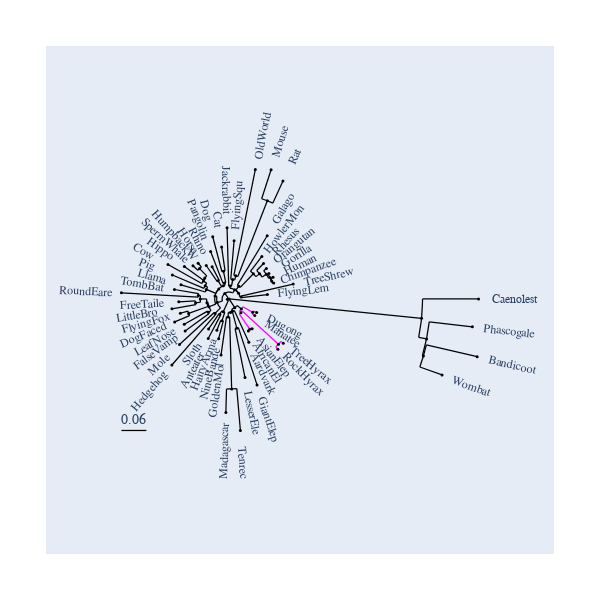

Notebook source saved alongside this figure:
### Markdown cell above
## Colouring a set of edges

### Code cell
fig.style_edges("AfricanEl", tip2="Manatee", legendgroup="Afrotheria",
                line=dict(color="magenta"))
fig.show()

### Figure 1 — Plotly figure (JSON) as saved in the notebook; plotly's stock layout.template omitted (floating-point values rounded to 4 significant figures; data arrays with more than 128 entries replaced by an {"elided": "..."} marker saying what was removed)
{"data": [{"line": {"color": "black", "shape": "spline", "smoothing": 1.3, "width": 1.25}, "mode": "lines", "showlegend": false, "type": "scatter", "x": {"elided": "792 float values"}, "y": {"elided": "792 float values"}}, {"legendgroup": "Afrotheria", "line": {"color": "magenta", "width": 1.25}, "mode": "lines", "name": "Afrotheria", "type": "scatter", "x": [0.02355, 0.02583, 0.02784, null, 0.02355, 0.02684, null, 0.02313, 0.02599, 0.02684, null, 0.02313, 0.04671, null, 0.04274, 0.04671, null, 0.04274, 0.04363, null, 0.04671, 0.05054, null, 0.05054, 0.05212, null, 0.02684, 0.02943, 0.03019, null, 0.03019, 0.1116, null, 0.1056, 0.1116, null, 0.1056, 0.1103, null, 0.1116, 0.1173, null, 0.1173, 0.1225, null, 0.02784, 0.02971, 0.03131, null, 0.03131, 0.05362, null, 0.0518, 0.05362, null, 0.0518, 0.05807, null, 0.05362, 0.05526, null, 0.05526, 0.06246, null], "y": [-0.02718, -0.02502, -0.02276, null, -0.02718, -0.03097, null, -0.03383, -0.03168, -0.03097, null, -0.03383, -0.06832, null, -0.07087, -0.06832, null, -0.07087, -0.07236, null, -0.06832, -0.06554, null, -0.06554, -0.06759, null, -0.03097, -0.02851, -0.02771, null, -0.02771, -0.1024, null, -0.1086, -0.1024, null, -0.1086, -0.1135, null, -0.1024, -0.09589, null, -0.09589, -0.1002, null, -0.02276, -0.02025, -0.01768, null, -0.01768, -0.03028, null, -0.03329, -0.03028, null, -0.03329, -0.03732, null, -0.03028, -0.02717, null, -0.02717, -0.03071, null]}, {"hoverinfo": "text", "marker": {"color": "black", "size": 3, "symbol": "circle"}, "mode": "markers", "showlegend": false, "text": ["root", "edge.37", "edge.33", "edge.32", "edge.27", "edge.20", "FlyingLem", "TreeShrew", "edge.26", "edge.25", "edge.24", "edge.23", "edge.22", "edge.21", "Chimpanzee", "Human", "Gorilla", "Orangutan", "Rhesus", "HowlerMon", "Galago", "edge.31", "edge.30", "edge.29", "edge.28", "Rat", "Mouse", "OldWorld", "FlyingSqu", "Jackrabbit", "edge.19", "edge.17", "edge.16", "edge.10", "edge.9", "edge.8", "Cat", "Dog", "Pangolin", "edge.7", "Rhino", "Horse", "edge.15", "edge.14", "edge.13", "edge.12", "edge.11", "HumpbackW", "SpermWhale", "Hippo", "Cow", "Pig", "Llama", "edge.6", "edge.4", "edge.3", "edge.2", "TombBat", "RoundEare", "edge.1", "FreeTaile", "LittleBro", "edge.0", "FlyingFox", "DogFaced", "edge.5", "LeafNose", "FalseVamp", "edge.18", "Mole", "Hedgehog", "edge.36", "edge.35", "Sloth", "Anteater", "edge.34", "HairyArma", "NineBande", "edge.48", "edge.47", "edge.46", "edge.44", "GoldenMol", "edge.43", "Madagascar", "Tenrec", "edge.45", "LesserEle", "GiantElep", "Aardvark", "edge.42", "edge.41", "edge.39", "AfricanEl", "AsianElep", "edge.40", "RockHyrax", "TreeHyrax", "edge.38", "Manatee", "Dugong", "edge.51", "edge.50", "edge.49", "Wombat", "Bandicoot", "Phascogale", "Caenolest"], "type": "scatter", "x": [0.0, -0.003923, -0.009618, 0.01275, 0.02144, 0.02718, 0.08661, 0.145, 0.02219, 0.05491, 0.06899, 0.08426, 0.09232, 0.09615, 0.101, 0.09941, 0.0899, 0.08427, 0.07784, 0.0741, 0.08618, 0.002303, 0.00824, 0.01534, 0.08646, 0.1218, 0.09496, 0.05931, 0.01132, -0.004596, -0.02678, -0.03182, -0.02317, -0.01307, -0.01065, -0.01275, -0.01686, -0.03698, -0.04174, -0.02474, -0.03832, -0.05171, -0.05146, -0.05407, -0.05792, -0.05489, -0.06673, -0.07, -0.08165, -0.1011, -0.1381, -0.1283, -0.1087, -0.04534, -0.05009, -0.06527, -0.06962, -0.1236, -0.2434, -0.07585, -0.1138, -0.1292, -0.09146, -0.1102, -0.123, -0.04695, -0.1013, -0.09944, -0.03173, -0.1121, -0.1294, -0.01315, -0.02098, -0.04638, -0.04717, -0.01607, -0.02761, -0.02366, 0.01276, 0.007457, 0.003059, -0.002348, -0.0182, 0.005811, -0.007334, 0.02554, 0.01735, 0.036, 0.06317, 0.04462, 0.02784, 0.02684, 0.04671, 0.04363, 0.05212, 0.1116, 0.1103, 0.1225, 0.05362, 0.05807, 0.06246, 0.4352, 0.4465, 0.4394, 0.4816, 0.561, 0.5502, 0.5641], "y": [0.0, -0.0004528, 0.01244, 0.02066, 0.01296, 0.004704, 0.009937, 0.03371, 0.02888, 0.0569, 0.05724, 0.05586, 0.04871, 0.04063, 0.03603, 0.04887, 0.05777, 0.0689, 0.08009, 0.09609, 0.1429, 0.02926, 0.04387, 0.05223, 0.2221, 0.2667, 0.2923, 0.2927, 0.1318, 0.1609, -0.008241, 0.006536, 0.02276, 0.02974, 0.03628, 0.06293, 0.1173, 0.1407, 0.1072, 0.04102, 0.07263, 0.07562, 0.02153, 0.03003, 0.04083, 0.04757, 0.06866, 0.08079, 0.07494, 0.07348, 0.07801, 0.0542, 0.03192, -0.01765, -0.008668, 7.993e-18, 0.007989, 0.02138, 0.01392, -0.008703, -0.006507, -0.02236, -0.03263, -0.03236, -0.05196, -0.03017, -0.05723, -0.07225, -0.03265, -0.1029, -0.1493, -0.02879, -0.03479, -0.06783, -0.08939, -0.04945, -0.07092, -0.09, -0.01971, -0.02757, -0.0305, -0.04105, -0.1266, -0.2034, -0.2567, -0.2974, -0.06602, -0.1777, -0.1944, -0.09769, -0.02276, -0.03097, -0.06832, -0.07236, -0.06759, -0.1024, -0.1135, -0.1002, -0.03028, -0.03732, -0.03071, -0.04365, -0.09047, -0.129, -0.1718, -0.1305, -0.06313, -1.382e-16]}], "layout": {"annotations": [{"font": {"family": "Inconsolata, monospace", "size": 12}, "showarrow": false, "text": "FlyingLem ", "textangle": -6.545, "x": 0.1707, "xanchor": "center", "xref": "x", "y": 0.01958, "yanchor": "middle", "yref": "y"}, {"font": {"family": "Inconsolata, monospace", "size": 12}, "showarrow": false, "text": "TreeShrew ", "textangle": -13.09, "x": 0.2274, "xanchor": "center", "xref": "x", "y": 0.05288, "yanchor": "middle", "yref": "y"}, {"font": {"family": "Inconsolata, monospace", "size": 12}, "showarrow": false, "text": "Chimpanzee", "textangle": -19.64, "x": 0.1807, "xanchor": "center", "xref": "x", "y": 0.06447, "yanchor": "middle", "yref": "y"}, {"font": {"family": "Inconsolata, monospace", "size": 12}, "showarrow": false, "text": "Human     ", "textangle": -26.18, "x": 0.1753, "xanchor": "center", "xref": "x", "y": 0.08621, "yanchor": "middle", "yref": "y"}, {"font": {"family": "Inconsolata, monospace", "size": 12}, "showarrow": false, "text": "Gorilla   ", "textangle": -32.73, "x": 0.1611, "xanchor": "center", "xref": "x", "y": 0.1035, "yanchor": "middle", "yref": "y"}, {"font": {"family": "Inconsolata, monospace", "size": 12}, "showarrow": false, "text": "Orangutan ", "textangle": -39.27, "x": 0.1498, "xanchor": "center", "xref": "x", "y": 0.1225, "yanchor": "middle", "yref": "y"}, {"font": {"family": "Inconsolata, monospace", "size": 12}, "showarrow": false, "text": "Rhesus    ", "textangle": -45.82, "x": 0.1368, "xanchor": "center", "xref": "x", "y": 0.1408, "yanchor": "middle", "yref": "y"}, {"font": {"family": "Inconsolata, monospace", "size": 12}, "showarrow": false, "text": "HowlerMon ", "textangle": -52.36, "x": 0.1258, "xanchor": "center", "xref": "x", "y": 0.1631, "yanchor": "middle", "yref": "y"}, {"font": {"family": "Inconsolata, monospace", "size": 12}, "showarrow": false, "text": "Galago    ", "textangle": -58.91, "x": 0.1299, "xanchor": "center", "xref": "x", "y": 0.2154, "yanchor": "middle", "yref": "y"}, {"font": {"family": "Inconsolata, monospace", "size": 12}, "showarrow": false, "text": "Rat       ", "textangle": -65.45, "x": 0.157, "xanchor": "center", "xref": "x", "y": 0.3437, "yanchor": "middle", "yref": "y"}, {"font": {"family": "Inconsolata, monospace", "size": 12}, "showarrow": false, "text": "Mouse     ", "textangle": -72.0, "x": 0.1211, "xanchor": "center", "xref": "x", "y": 0.3727, "yanchor": "middle", "yref": "y"}, {"font": {"family": "Inconsolata, monospace", "size": 12}, "showarrow": false, "text": "OldWorld  ", "textangle": -78.55, "x": 0.07611, "xanchor": "center", "xref": "x", "y": 0.3756, "yanchor": "middle", "yref": "y"}, {"font": {"family": "Inconsolata, monospace", "size": 12}, "showarrow": false, "text": "FlyingSqu ", "textangle": -85.09, "x": 0.01856, "xanchor": "center", "xref": "x", "y": 0.2161, "yanchor": "middle", "yref": "y"}, {"font": {"family": "Inconsolata, monospace", "size": 12}, "showarrow": false, "text": "Jackrabbit", "textangle": 88.36, "x": -0.007012, "xanchor": "center", "xref": "x", "y": 0.2455, "yanchor": "middle", "yref": "y"}, {"font": {"family": "Inconsolata, monospace", "size": 12}, "showarrow": false, "text": "       Cat", "textangle": 81.82, "x": -0.0289, "xanchor": "center", "xref": "x", "y": 0.201, "yanchor": "middle", "yref": "y"}, {"font": {"family": "Inconsolata, monospace", "size": 12}, "showarrow": false, "text": "       Dog", "textangle": 75.27, "x": -0.05849, "xanchor": "center", "xref": "x", "y": 0.2225, "yanchor": "middle", "yref": "y"}, {"font": {"family": "Inconsolata, monospace", "size": 12}, "showarrow": false, "text": "  Pangolin", "textangle": 68.73, "x": -0.07244, "xanchor": "center", "xref": "x", "y": 0.1861, "yanchor": "middle", "yref": "y"}, {"font": {"family": "Inconsolata, monospace", "size": 12}, "showarrow": false, "text": "     Rhino", "textangle": 62.18, "x": -0.07781, "xanchor": "center", "xref": "x", "y": 0.1475, "yanchor": "middle", "yref": "y"}, {"font": {"family": "Inconsolata, monospace", "size": 12}, "showarrow": false, "text": "     Horse", "textangle": 55.64, "x": -0.09947, "xanchor": "center", "xref": "x", "y": 0.1455, "yanchor": "middle", "yref": "y"}, {"font": {"family": "Inconsolata, monospace", "size": 12}, "showarrow": false, "text": " HumpbackW", "textangle": 49.09, "x": -0.1254, "xanchor": "center", "xref": "x", "y": 0.1447, "yanchor": "middle", "yref": "y"}, {"font": {"family": "Inconsolata, monospace", "size": 12}, "showarrow": false, "text": "SpermWhale", "textangle": 42.55, "x": -0.144, "xanchor": "center", "xref": "x", "y": 0.1322, "yanchor": "middle", "yref": "y"}, {"font": {"family": "Inconsolata, monospace", "size": 12}, "showarrow": false, "text": "     Hippo", "textangle": 36.0, "x": -0.1696, "xanchor": "center", "xref": "x", "y": 0.1232, "yanchor": "middle", "yref": "y"}, {"font": {"family": "Inconsolata, monospace", "size": 12}, "showarrow": false, "text": "       Cow", "textangle": 29.45, "x": -0.2118, "xanchor": "center", "xref": "x", "y": 0.1196, "yanchor": "middle", "yref": "y"}, {"font": {"family": "Inconsolata, monospace", "size": 12}, "showarrow": false, "text": "       Pig", "textangle": 22.91, "x": -0.2062, "xanchor": "center", "xref": "x", "y": 0.08714, "yanchor": "middle", "yref": "y"}, {"font": {"family": "Inconsolata, monospace", "size": 12}, "showarrow": false, "text": "     Llama", "textangle": 16.36, "x": -0.1899, "xanchor": "center", "xref": "x", "y": 0.05576, "yanchor": "middle", "yref": "y"}, {"font": {"family": "Inconsolata, monospace", "size": 12}, "showarrow": false, "text": "   TombBat", "textangle": 9.818, "x": -0.2069, "xanchor": "center", "xref": "x", "y": 0.03581, "yanchor": "middle", "yref": "y"}, {"font": {"family": "Inconsolata, monospace", "size": 12}, "showarrow": false, "text": " RoundEare", "textangle": 3.273, "x": -0.3279, "xanchor": "center", "xref": "x", "y": 0.01875, "yanchor": "middle", "yref": "y"}, {"font": {"family": "Inconsolata, monospace", "size": 12}, "showarrow": false, "text": " FreeTaile", "textangle": -3.273, "x": -0.1983, "xanchor": "center", "xref": "x", "y": -0.01134, "yanchor": "middle", "yref": "y"}, {"font": {"family": "Inconsolata, monospace", "size": 12}, "showarrow": false, "text": " LittleBro", "textangle": -9.818, "x": -0.2126, "xanchor": "center", "xref": "x", "y": -0.03679, "yanchor": "middle", "yref": "y"}, {"font": {"family": "Inconsolata, monospace", "size": 12}, "showarrow": false, "text": " FlyingFox", "textangle": -16.36, "x": -0.1914, "xanchor": "center", "xref": "x", "y": -0.0562, "yanchor": "middle", "yref": "y"}, {"font": {"family": "Inconsolata, monospace", "size": 12}, "showarrow": false, "text": "  DogFaced", "textangle": -22.91, "x": -0.2009, "xanchor": "center", "xref": "x", "y": -0.0849, "yanchor": "middle", "yref": "y"}, {"font": {"family": "Inconsolata, monospace", "size": 12}, "showarrow": false, "text": "  LeafNose", "textangle": -29.45, "x": -0.175, "xanchor": "center", "xref": "x", "y": -0.09883, "yanchor": "middle", "yref": "y"}, {"font": {"family": "Inconsolata, monospace", "size": 12}, "showarrow": false, "text": " FalseVamp", "textangle": -36.0, "x": -0.1679, "xanchor": "center", "xref": "x", "y": -0.122, "yanchor": "middle", "yref": "y"}, {"font": {"family": "Inconsolata, monospace", "size": 12}, "showarrow": false, "text": "      Mole", "textangle": -42.55, "x": -0.1745, "xanchor": "center", "xref": "x", "y": -0.1601, "yanchor": "middle", "yref": "y"}, {"font": {"family": "Inconsolata, monospace", "size": 12}, "showarrow": false, "text": "  Hedgehog", "textangle": -49.09, "x": -0.1848, "xanchor": "center", "xref": "x", "y": -0.2133, "yanchor": "middle", "yref": "y"}, {"font": {"family": "Inconsolata, monospace", "size": 12}, "showarrow": false, "text": "     Sloth", "textangle": -55.64, "x": -0.09414, "xanchor": "center", "xref": "x", "y": -0.1377, "yanchor": "middle", "yref": "y"}, {"font": {"family": "Inconsolata, monospace", "size": 12}, "showarrow": false, "text": "  Anteater", "textangle": -62.18, "x": -0.08666, "xanchor": "center", "xref": "x", "y": -0.1642, "yanchor": "middle", "yref": "y"}, {"font": {"family": "Inconsolata, monospace", "size": 12}, "showarrow": false, "text": " HairyArma", "textangle": -68.73, "x": -0.05831, "xanchor": "center", "xref": "x", "y": -0.1498, "yanchor": "middle", "yref": "y"}, {"font": {"family": "Inconsolata, monospace", "size": 12}, "showarrow": false, "text": " NineBande", "textangle": -75.27, "x": -0.04517, "xanchor": "center", "xref": "x", "y": -0.1718, "yanchor": "middle", "yref": "y"}, {"font": {"family": "Inconsolata, monospace", "size": 12}, "showarrow": false, "text": " GoldenMol", "textangle": -81.82, "x": -0.03024, "xanchor": "center", "xref": "x", "y": -0.2103, "yanchor": "middle", "yref": "y"}, {"font": {"family": "Inconsolata, monospace", "size": 12}, "showarrow": false, "text": "Madagascar", "textangle": -88.36, "x": -0.00975, "xanchor": "center", "xref": "x", "y": -0.3413, "yanchor": "middle", "yref": "y"}, {"font": {"family": "Inconsolata, monospace", "size": 12}, "showarrow": false, "text": "Tenrec    ", "textangle": 85.09, "x": 0.03279, "xanchor": "center", "xref": "x", "y": -0.3817, "yanchor": "middle", "yref": "y"}, {"font": {"family": "Inconsolata, monospace", "size": 12}, "showarrow": false, "text": "LesserEle ", "textangle": 78.55, "x": 0.05281, "xanchor": "center", "xref": "x", "y": -0.2606, "yanchor": "middle", "yref": "y"}, {"font": {"family": "Inconsolata, monospace", "size": 12}, "showarrow": false, "text": "GiantElep ", "textangle": 72.0, "x": 0.08931, "xanchor": "center", "xref": "x", "y": -0.2749, "yanchor": "middle", "yref": "y"}, {"font": {"family": "Inconsolata, monospace", "size": 12}, "showarrow": false, "text": "Aardvark  ", "textangle": 65.45, "x": 0.07977, "xanchor": "center", "xref": "x", "y": -0.1747, "yanchor": "middle", "yref": "y"}, {"font": {"family": "Inconsolata, monospace", "size": 12}, "showarrow": false, "text": "AfricanEl ", "textangle": 58.91, "x": 0.08733, "xanchor": "center", "xref": "x", "y": -0.1448, "yanchor": "middle", "yref": "y"}, {"font": {"family": "Inconsolata, monospace", "size": 12}, "showarrow": false, "text": "AsianElep ", "textangle": 52.36, "x": 0.1038, "xanchor": "center", "xref": "x", "y": -0.1346, "yanchor": "middle", "yref": "y"}, {"font": {"family": "Inconsolata, monospace", "size": 12}, "showarrow": false, "text": "RockHyrax ", "textangle": 45.82, "x": 0.1693, "xanchor": "center", "xref": "x", "y": -0.1742, "yanchor": "middle", "yref": "y"}, {"font": {"family": "Inconsolata, monospace", "size": 12}, "showarrow": false, "text": "TreeHyrax ", "textangle": 39.27, "x": 0.188, "xanchor": "center", "xref": "x", "y": -0.1538, "yanchor": "middle", "yref": "y"}, {"font": {"family": "Inconsolata, monospace", "size": 12}, "showarrow": false, "text": "Manatee   ", "textangle": 32.73, "x": 0.1293, "xanchor": "center", "xref": "x", "y": -0.08307, "yanchor": "middle", "yref": "y"}, {"font": {"family": "Inconsolata, monospace", "size": 12}, "showarrow": false, "text": "Dugong    ", "textangle": 26.18, "x": 0.1384, "xanchor": "center", "xref": "x", "y": -0.06804, "yanchor": "middle", "yref": "y"}, {"font": {"family": "Inconsolata, monospace", "size": 12}, "showarrow": false, "text": "Wombat    ", "textangle": 19.64, "x": 0.5613, "xanchor": "center", "xref": "x", "y": -0.2003, "yanchor": "middle", "yref": "y"}, {"font": {"family": "Inconsolata, monospace", "size": 12}, "showarrow": false, "text": "Bandicoot ", "textangle": 13.09, "x": 0.6434, "xanchor": "center", "xref": "x", "y": -0.1496, "yanchor": "middle", "yref": "y"}, {"font": {"family": "Inconsolata, monospace", "size": 12}, "showarrow": false, "text": "Phascogale", "textangle": 6.545, "x": 0.6342, "xanchor": "center", "xref": "x", "y": -0.07277, "yanchor": "middle", "yref": "y"}, {"font": {"family": "Inconsolata, monospace", "size": 12}, "showarrow": false, "text": "Caenolest ", "textangle": 0.0, "x": 0.6487, "xanchor": "center", "xref": "x", "y": -1.589e-16, "yanchor": "middle", "yref": "y"}, {"ax": 0, "ay": 0, "showarrow": false, "text": "0.06", "x": -0.2152, "xref": "x", "y": -0.2974, "yref": "y", "yshift": 10}], "autosize": true, "font": {"family": "Balto", "size": 14}, "height": 600, "hovermode": "closest", "margin": {"b": 50, "l": 50, "pad": 4, "r": 50, "t": 50}, "shapes": [{"line": {"color": "black", "width": 1.25}, "type": "line", "x0": -0.2434, "x1": -0.187, "y0": -0.2974, "y1": -0.2974}], "showlegend": false, "width": 600, "xaxis": {"range": [-0.405, 0.7256], "visible": false}, "yaxis": {"range": [-0.5677, 0.5629], "visible": false}}}
